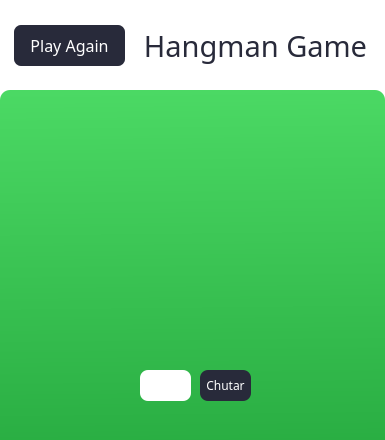
<?xml version="1.0" encoding="UTF-8"?>
<ui version="4.0">
 <class>janela_jogodaforca</class>
 <widget class="QDialog" name="janela_jogodaforca">
  <property name="geometry">
   <rect>
    <x>0</x>
    <y>0</y>
    <width>385</width>
    <height>440</height>
   </rect>
  </property>
  <property name="minimumSize">
   <size>
    <width>385</width>
    <height>440</height>
   </size>
  </property>
  <property name="maximumSize">
   <size>
    <width>385</width>
    <height>440</height>
   </size>
  </property>
  <property name="windowTitle">
   <string>Jogo da Forca</string>
  </property>
  <property name="windowIcon">
   <iconset>
    <normaloff>../img/knot.png</normaloff>../img/knot.png</iconset>
  </property>
  <property name="styleSheet">
   <string notr="true">background-color: rgb(255, 255, 255);</string>
  </property>
  <widget class="QLabel" name="forca">
   <property name="geometry">
    <rect>
     <x>130</x>
     <y>140</y>
     <width>161</width>
     <height>161</height>
    </rect>
   </property>
   <property name="styleSheet">
    <string notr="true">background-color: transparent;</string>
   </property>
   <property name="text">
    <string/>
   </property>
   <property name="pixmap">
    <pixmap>../img/gibbet.png</pixmap>
   </property>
   <property name="scaledContents">
    <bool>true</bool>
   </property>
  </widget>
  <widget class="QLabel" name="lbl_dica">
   <property name="geometry">
    <rect>
     <x>120</x>
     <y>110</y>
     <width>151</width>
     <height>21</height>
    </rect>
   </property>
   <property name="font">
    <font>
     <family>Fredoka One</family>
     <pointsize>14</pointsize>
     <weight>50</weight>
     <bold>false</bold>
    </font>
   </property>
   <property name="styleSheet">
    <string notr="true">background-color: transparent;
color: white;</string>
   </property>
   <property name="text">
    <string/>
   </property>
   <property name="alignment">
    <set>Qt::AlignCenter</set>
   </property>
  </widget>
  <widget class="QLabel" name="lbl_palavra">
   <property name="geometry">
    <rect>
     <x>70</x>
     <y>320</y>
     <width>251</width>
     <height>31</height>
    </rect>
   </property>
   <property name="font">
    <font>
     <family>Fredoka One</family>
     <pointsize>22</pointsize>
     <weight>50</weight>
     <bold>false</bold>
    </font>
   </property>
   <property name="styleSheet">
    <string notr="true">background-color: transparent;
color: white;</string>
   </property>
   <property name="text">
    <string/>
   </property>
   <property name="alignment">
    <set>Qt::AlignCenter</set>
   </property>
  </widget>
  <widget class="QLineEdit" name="box_chute">
   <property name="geometry">
    <rect>
     <x>140</x>
     <y>370</y>
     <width>51</width>
     <height>31</height>
    </rect>
   </property>
   <property name="font">
    <font>
     <pointsize>12</pointsize>
    </font>
   </property>
   <property name="styleSheet">
    <string notr="true">background-color: rgb(255, 255, 255);
color:  rgb(40, 42, 58);
border-radius: 8px;</string>
   </property>
   <property name="alignment">
    <set>Qt::AlignCenter</set>
   </property>
  </widget>
  <widget class="QPushButton" name="btn_chute">
   <property name="geometry">
    <rect>
     <x>200</x>
     <y>370</y>
     <width>51</width>
     <height>31</height>
    </rect>
   </property>
   <property name="font">
    <font>
     <family>Fredoka One</family>
     <pointsize>9</pointsize>
    </font>
   </property>
   <property name="cursor">
    <cursorShape>PointingHandCursor</cursorShape>
   </property>
   <property name="styleSheet">
    <string notr="true">border-radius: 8px;
background-color: rgb(40, 42, 58);
color:  rgb(255, 255, 255);</string>
   </property>
   <property name="text">
    <string>Chutar</string>
   </property>
  </widget>
  <widget class="QLabel" name="lbl_chutes">
   <property name="geometry">
    <rect>
     <x>80</x>
     <y>410</y>
     <width>231</width>
     <height>21</height>
    </rect>
   </property>
   <property name="font">
    <font>
     <family>Fredoka One</family>
     <pointsize>14</pointsize>
     <weight>50</weight>
     <bold>false</bold>
    </font>
   </property>
   <property name="styleSheet">
    <string notr="true">background-color: transparent;
color: white;</string>
   </property>
   <property name="text">
    <string/>
   </property>
   <property name="alignment">
    <set>Qt::AlignCenter</set>
   </property>
  </widget>
  <widget class="QLabel" name="head">
   <property name="geometry">
    <rect>
     <x>219</x>
     <y>192</y>
     <width>31</width>
     <height>31</height>
    </rect>
   </property>
   <property name="styleSheet">
    <string notr="true">background-color: transparent;</string>
   </property>
   <property name="text">
    <string/>
   </property>
   <property name="pixmap">
    <pixmap>../img/head.png</pixmap>
   </property>
   <property name="scaledContents">
    <bool>false</bool>
   </property>
   <property name="alignment">
    <set>Qt::AlignBottom|Qt::AlignHCenter</set>
   </property>
  </widget>
  <widget class="QLabel" name="tshirt">
   <property name="geometry">
    <rect>
     <x>209</x>
     <y>209</y>
     <width>51</width>
     <height>41</height>
    </rect>
   </property>
   <property name="styleSheet">
    <string notr="true">background-color: transparent;</string>
   </property>
   <property name="text">
    <string/>
   </property>
   <property name="pixmap">
    <pixmap>../img/tshirt.png</pixmap>
   </property>
   <property name="scaledContents">
    <bool>false</bool>
   </property>
   <property name="alignment">
    <set>Qt::AlignBottom|Qt::AlignHCenter</set>
   </property>
  </widget>
  <widget class="QLabel" name="right_arm">
   <property name="geometry">
    <rect>
     <x>238</x>
     <y>235</y>
     <width>20</width>
     <height>41</height>
    </rect>
   </property>
   <property name="styleSheet">
    <string notr="true">background-color: transparent;</string>
   </property>
   <property name="text">
    <string/>
   </property>
   <property name="pixmap">
    <pixmap>../img/rightarm.png</pixmap>
   </property>
   <property name="scaledContents">
    <bool>false</bool>
   </property>
   <property name="alignment">
    <set>Qt::AlignHCenter|Qt::AlignTop</set>
   </property>
  </widget>
  <widget class="QLabel" name="left_arm">
   <property name="geometry">
    <rect>
     <x>209</x>
     <y>234</y>
     <width>20</width>
     <height>41</height>
    </rect>
   </property>
   <property name="styleSheet">
    <string notr="true">background-color: transparent;</string>
   </property>
   <property name="text">
    <string/>
   </property>
   <property name="pixmap">
    <pixmap>../img/leftarm.png</pixmap>
   </property>
   <property name="scaledContents">
    <bool>false</bool>
   </property>
   <property name="alignment">
    <set>Qt::AlignHCenter|Qt::AlignTop</set>
   </property>
  </widget>
  <widget class="QLabel" name="right_leg">
   <property name="geometry">
    <rect>
     <x>230</x>
     <y>244</y>
     <width>20</width>
     <height>61</height>
    </rect>
   </property>
   <property name="styleSheet">
    <string notr="true">background-color: transparent;</string>
   </property>
   <property name="text">
    <string/>
   </property>
   <property name="pixmap">
    <pixmap>../img/righleg.png</pixmap>
   </property>
   <property name="scaledContents">
    <bool>false</bool>
   </property>
   <property name="alignment">
    <set>Qt::AlignBottom|Qt::AlignHCenter</set>
   </property>
  </widget>
  <widget class="QLabel" name="left_leg">
   <property name="geometry">
    <rect>
     <x>216</x>
     <y>244</y>
     <width>21</width>
     <height>61</height>
    </rect>
   </property>
   <property name="styleSheet">
    <string notr="true">background-color: transparent;</string>
   </property>
   <property name="text">
    <string/>
   </property>
   <property name="pixmap">
    <pixmap>../img/leftleg.png</pixmap>
   </property>
   <property name="scaledContents">
    <bool>false</bool>
   </property>
   <property name="alignment">
    <set>Qt::AlignBottom|Qt::AlignHCenter</set>
   </property>
  </widget>
  <widget class="QLabel" name="msg_vitoria">
   <property name="geometry">
    <rect>
     <x>100</x>
     <y>350</y>
     <width>191</width>
     <height>51</height>
    </rect>
   </property>
   <property name="font">
    <font>
     <family>Fredoka One</family>
     <pointsize>16</pointsize>
     <weight>50</weight>
     <bold>false</bold>
    </font>
   </property>
   <property name="styleSheet">
    <string notr="true">background-color: transparent;
color: white;</string>
   </property>
   <property name="text">
    <string/>
   </property>
   <property name="alignment">
    <set>Qt::AlignCenter</set>
   </property>
  </widget>
  <widget class="QLabel" name="anjo">
   <property name="geometry">
    <rect>
     <x>130</x>
     <y>170</y>
     <width>131</width>
     <height>131</height>
    </rect>
   </property>
   <property name="styleSheet">
    <string notr="true">background-color: transparent;</string>
   </property>
   <property name="text">
    <string/>
   </property>
   <property name="pixmap">
    <pixmap>../img/angel.png</pixmap>
   </property>
  </widget>
  <widget class="QLabel" name="trofeu">
   <property name="geometry">
    <rect>
     <x>120</x>
     <y>170</y>
     <width>151</width>
     <height>131</height>
    </rect>
   </property>
   <property name="styleSheet">
    <string notr="true">background-color: transparent;</string>
   </property>
   <property name="text">
    <string/>
   </property>
   <property name="pixmap">
    <pixmap>../img/trofeu.png</pixmap>
   </property>
   <property name="scaledContents">
    <bool>false</bool>
   </property>
   <property name="alignment">
    <set>Qt::AlignCenter</set>
   </property>
  </widget>
  <widget class="QLabel" name="label">
   <property name="geometry">
    <rect>
     <x>0</x>
     <y>90</y>
     <width>385</width>
     <height>361</height>
    </rect>
   </property>
   <property name="styleSheet">
    <string notr="true">background-color: qlineargradient(spread:pad, x1:0.506, y1:1, x2:0.494, y2:0, stop:0 rgba(41, 173, 66, 255), stop:1 rgba(75, 217, 100, 255));
border-radius: 10px;</string>
   </property>
   <property name="text">
    <string/>
   </property>
  </widget>
  <widget class="QLabel" name="lbl_turn_2">
   <property name="geometry">
    <rect>
     <x>140</x>
     <y>20</y>
     <width>231</width>
     <height>51</height>
    </rect>
   </property>
   <property name="font">
    <font>
     <family>Fredoka One</family>
     <pointsize>22</pointsize>
     <weight>50</weight>
     <bold>false</bold>
     <kerning>true</kerning>
    </font>
   </property>
   <property name="styleSheet">
    <string notr="true">background-color: transparent;
color: rgb(40, 42, 58);</string>
   </property>
   <property name="text">
    <string>Hangman Game</string>
   </property>
   <property name="alignment">
    <set>Qt::AlignCenter</set>
   </property>
  </widget>
  <widget class="QPushButton" name="btn_playagain">
   <property name="geometry">
    <rect>
     <x>14</x>
     <y>25</y>
     <width>111</width>
     <height>41</height>
    </rect>
   </property>
   <property name="font">
    <font>
     <family>Fredoka One</family>
     <pointsize>12</pointsize>
     <weight>50</weight>
     <bold>false</bold>
    </font>
   </property>
   <property name="cursor">
    <cursorShape>PointingHandCursor</cursorShape>
   </property>
   <property name="styleSheet">
    <string notr="true">color: #ffffff;
color: rgb(255, 255, 255);
background-color: rgb(40, 42, 58);
border-radius: 7px;</string>
   </property>
   <property name="text">
    <string>Play Again</string>
   </property>
  </widget>
  <zorder>label</zorder>
  <zorder>forca</zorder>
  <zorder>lbl_dica</zorder>
  <zorder>lbl_palavra</zorder>
  <zorder>box_chute</zorder>
  <zorder>btn_chute</zorder>
  <zorder>lbl_chutes</zorder>
  <zorder>right_leg</zorder>
  <zorder>left_leg</zorder>
  <zorder>right_arm</zorder>
  <zorder>left_arm</zorder>
  <zorder>tshirt</zorder>
  <zorder>head</zorder>
  <zorder>msg_vitoria</zorder>
  <zorder>anjo</zorder>
  <zorder>trofeu</zorder>
  <zorder>lbl_turn_2</zorder>
  <zorder>btn_playagain</zorder>
 </widget>
 <resources/>
 <connections/>
</ui>
